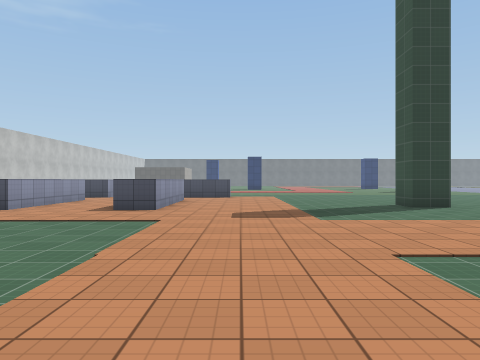
view 1 (above)

22 first-person views from a walk through a 3-D level made in the Unity game engine. The camera is 1.4 m above the floor, looks level and sees 70° across. The floor is counted in squares, 2 m on a side. Each view is taken from the middle of a square. On the plan, view 1 faces up. The plan holds only what a view shows up to about 11 squares ahead; the rest is blank. The place goes on beyond the plan. The player is left out. Surface patterns are stand-ins for the level's own textures.

view 2
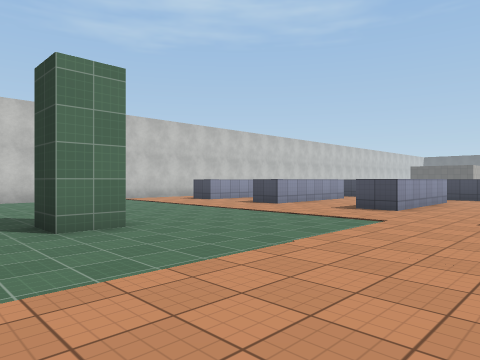

view 3
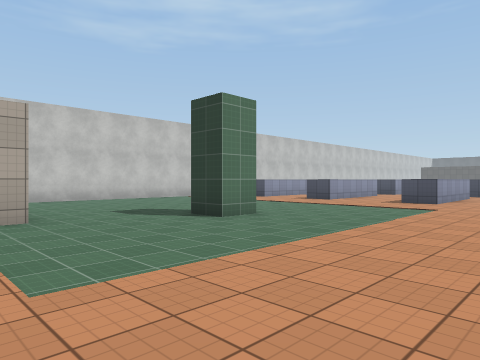

view 4
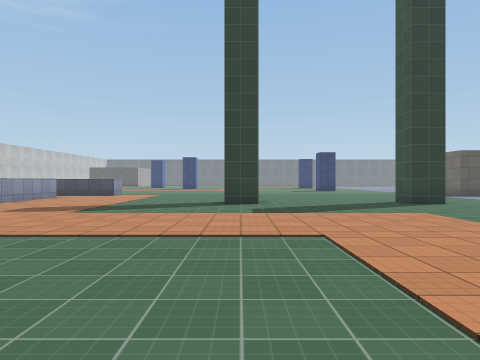

view 5
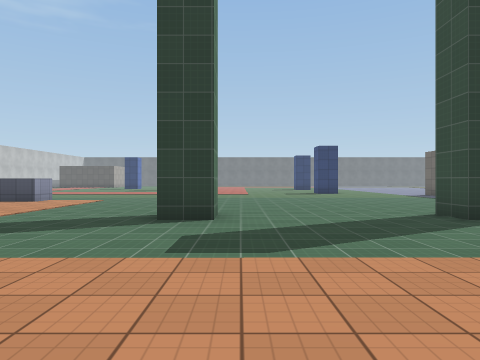

view 6
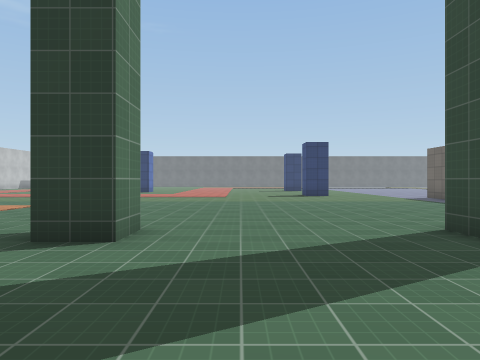

view 7
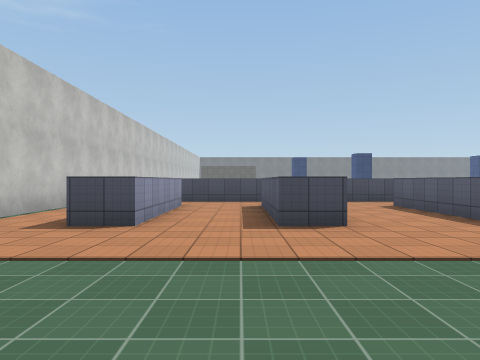

view 8
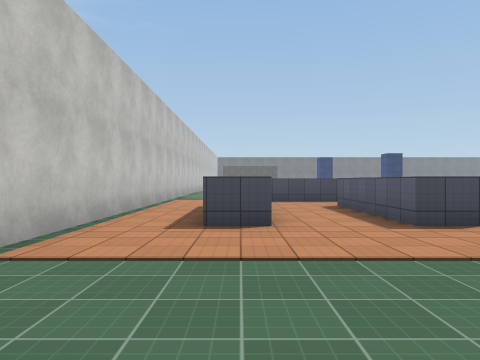

view 9
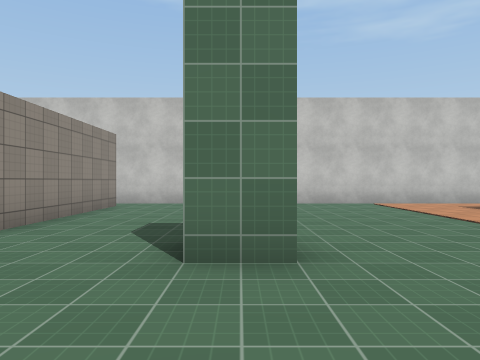

view 10
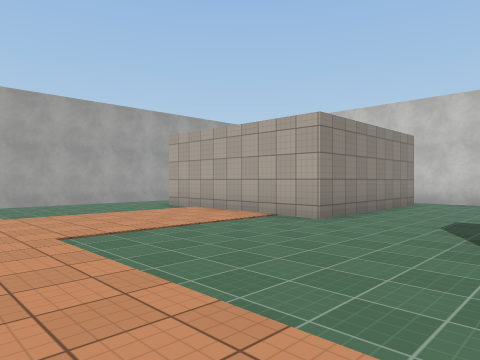

view 11
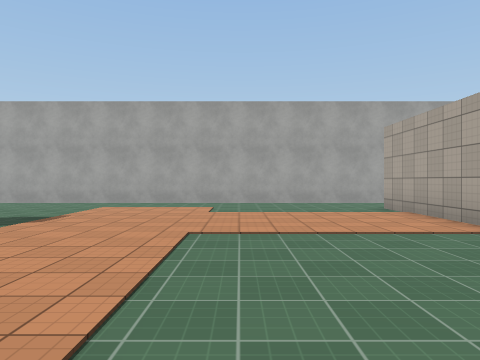

view 12
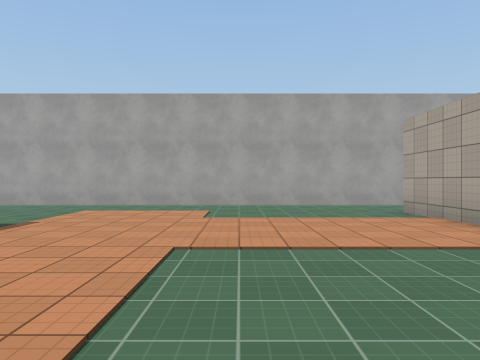

view 13
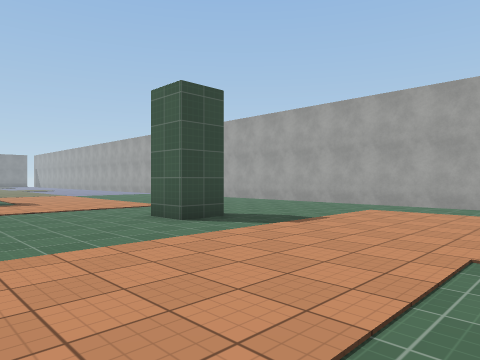

view 14
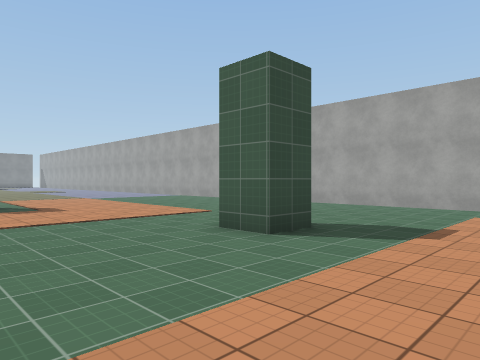

view 15
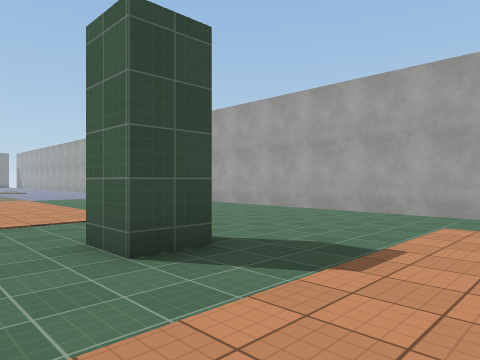

view 16
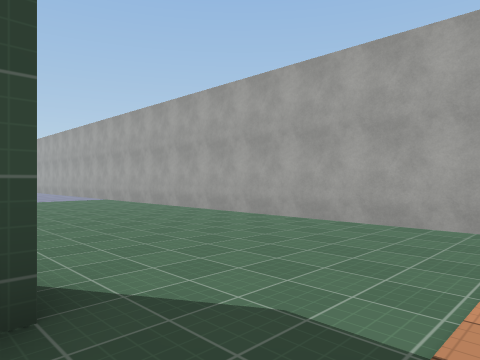

view 17
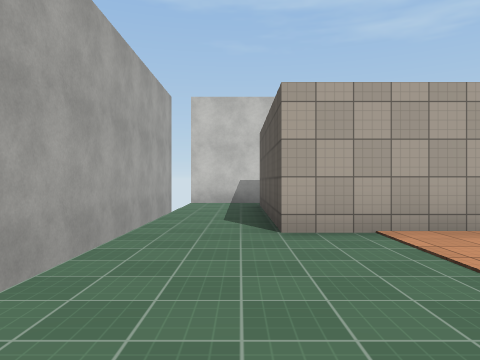

view 18
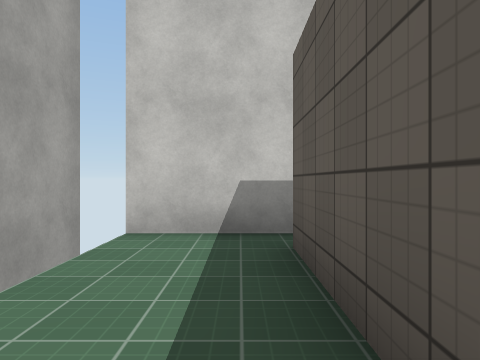

view 19
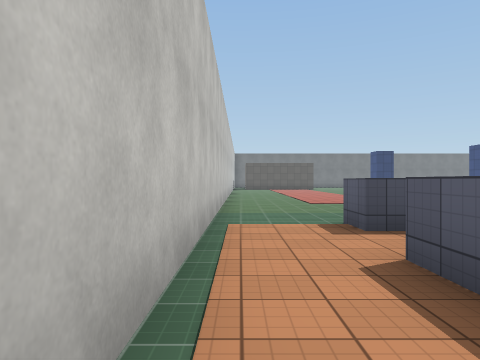

view 20
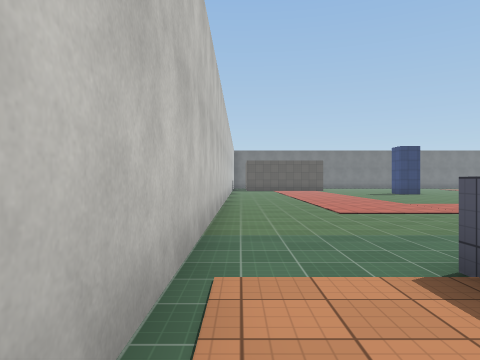

view 21
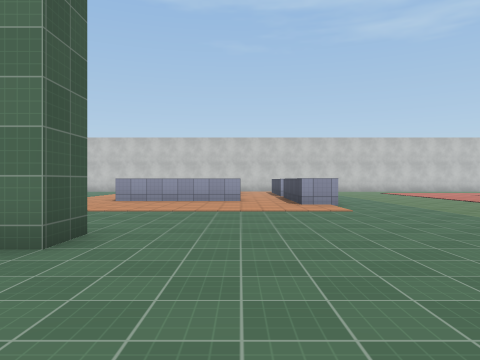

view 22
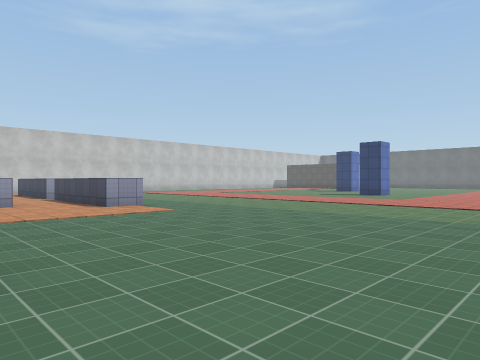

### Floor plan
Key: @ floor where view 1 was taken; # wall or solid block; . floor; ≈ liquid the walk keeps out of; ^ raised ledge.
Columns run from 12 left of view 1 to 12 right of it. Each row starts with its distance up from view 1.
 23  ≈≈≈..≈≈
 22  ≈≈≈....        ...
 21  ≈≈≈....       ....
 20  ≈≈≈...       .....
 19  ≈≈≈≈≈≈   ≈≈  ≈≈≈≈≈
 18  ≈≈≈≈≈    ≈≈≈≈≈≈≈≈≈≈
 17 #≈≈≈≈     ≈≈≈≈≈≈≈≈≈≈
 16 #....     ...............
 15 #...      ...............
 14 #..^^^^ ^^^^.............
 13 #...... .................
 12 #..^..^ .^^.............
 11 #..^..^..^^.............
 10 #..^..^..^^......#....#
  9 #..^..^..^^...........##
  8 #..^..^..^^.............
  7 #.......................
  6 #......................
  5 #.....................
  4 #.....................
  3 #....................
  2 #.......#...........
  1 # ..................
  0 #...........@........
 -1 #........................
 -2 # #####..................
 -3       #........#.........
 -4       #..................
 -5       #.................
 -6 #.#####..................
 -7 #........................
 -8 #.......................
 -9 ########################

Positions as (right, up) in squares from view 1, and headings:
1: (0, 0), facing up
2: (1, 0), facing up-left
3: (1, -3), facing up-left
4: (5, -1), facing up
5: (6, 3), facing up
6: (7, 5), facing up
7: (-7, 3), facing up
8: (-9, 3), facing up
9: (-1, 2), facing left
10: (0, 2), facing down-left
11: (-2, 2), facing down
12: (-2, 1), facing down
13: (-2, 1), facing down-right
14: (0, 1), facing down-right
15: (0, -1), facing down-right
16: (1, -3), facing down-right
17: (-1, -7), facing left
18: (-7, -7), facing left
19: (-11, 9), facing up
20: (-11, 12), facing up
21: (9, 12), facing left
22: (8, 10), facing up-left
